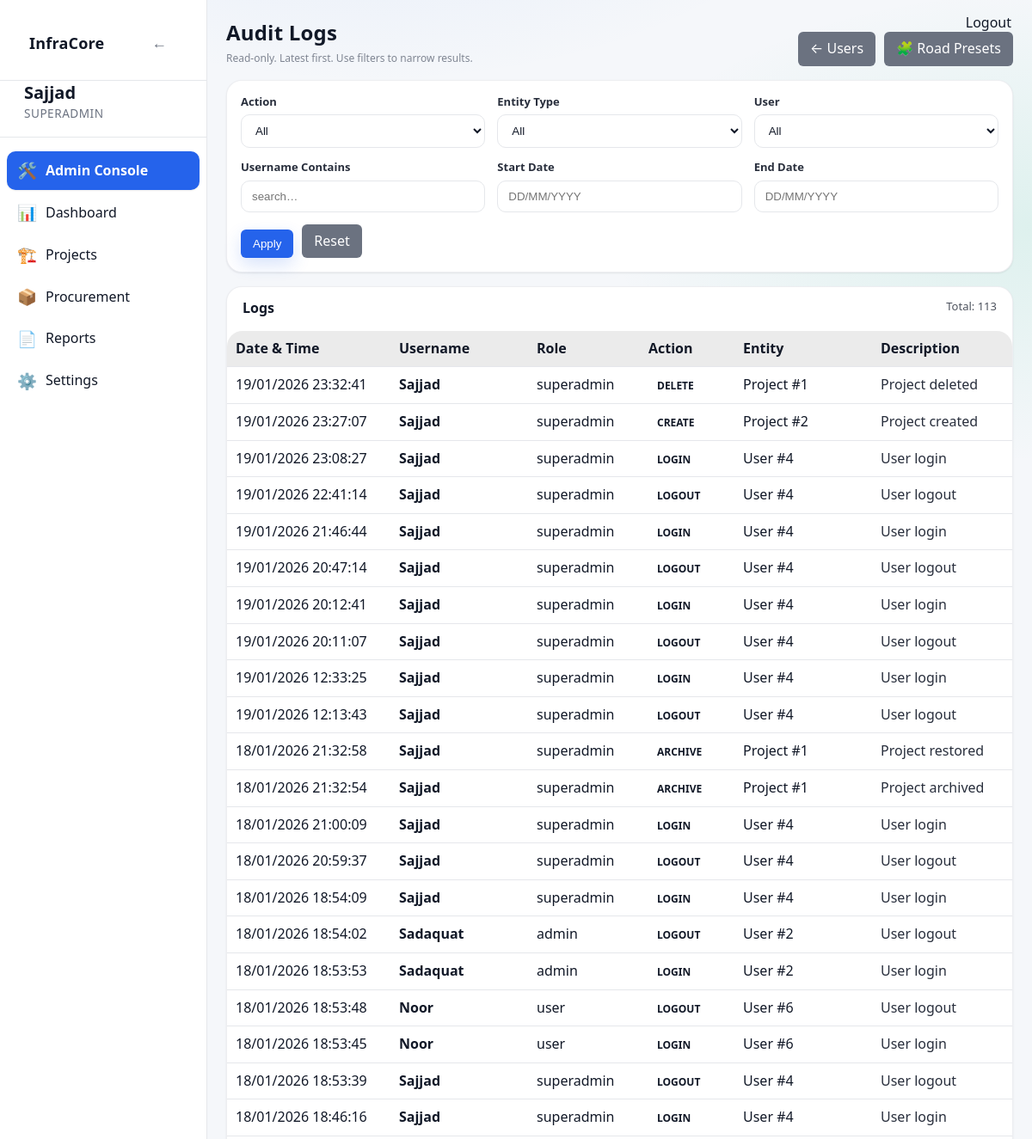
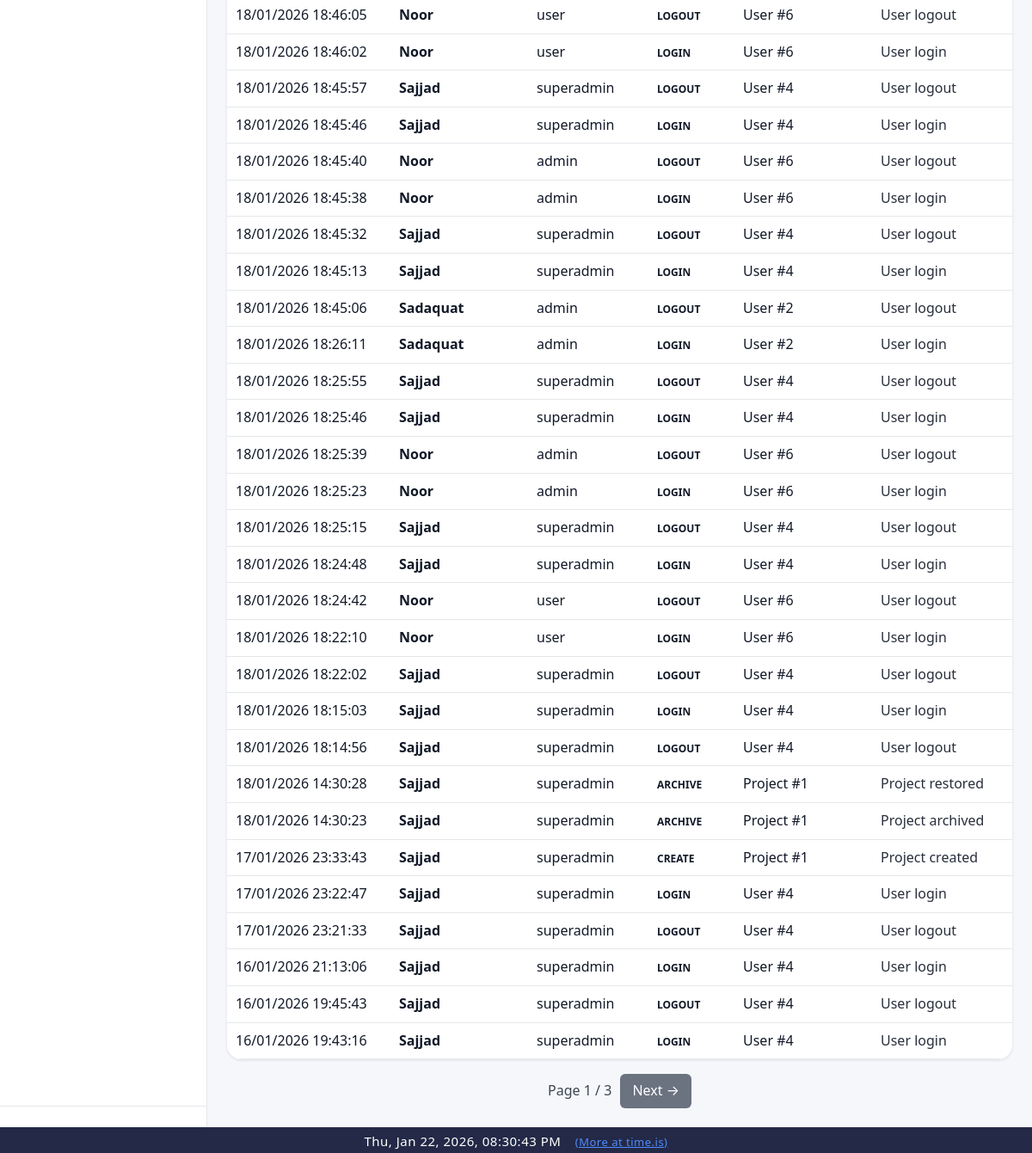
/admin/logs (signed in), run on an earlier commit of the app's database (2 pictures, top to bottom).
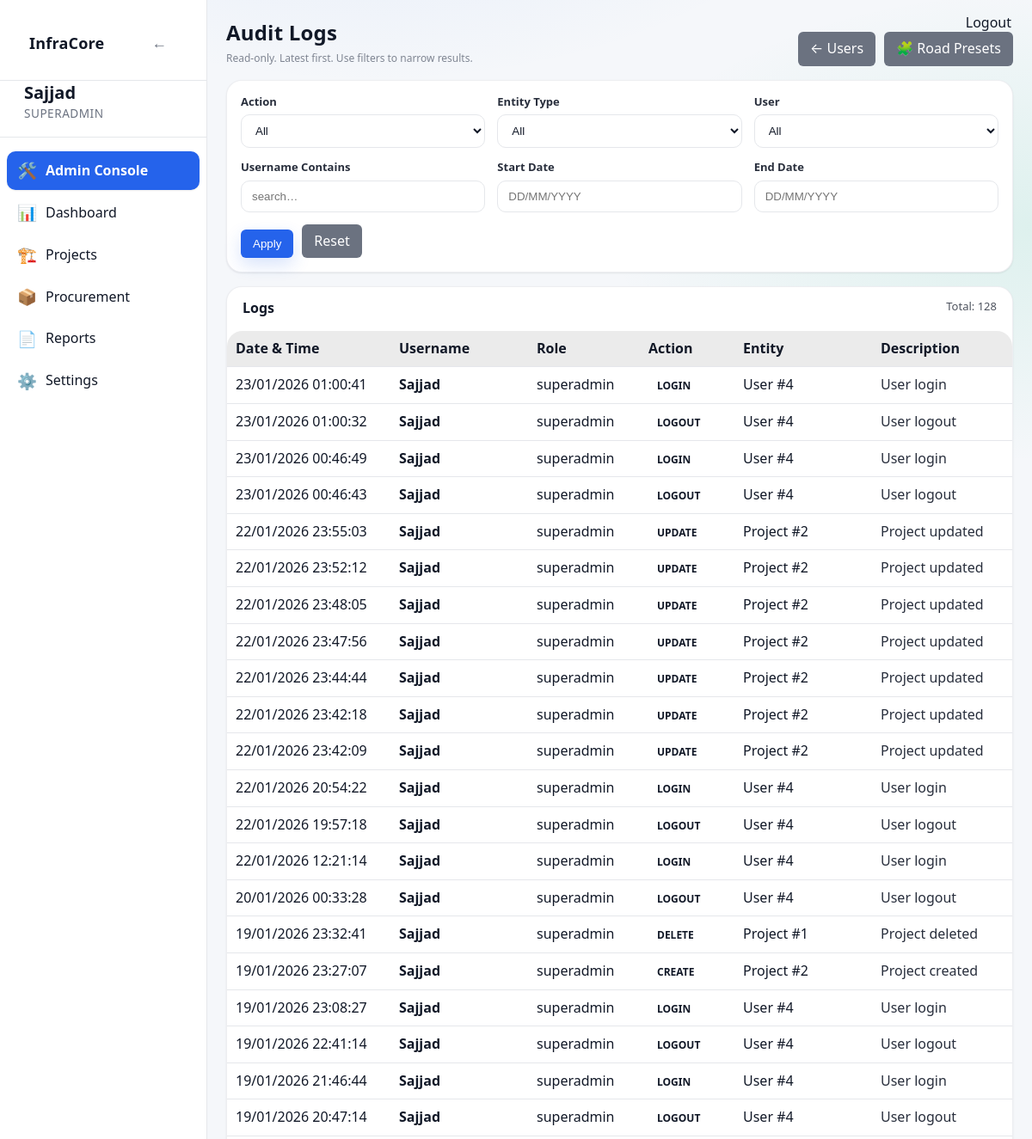
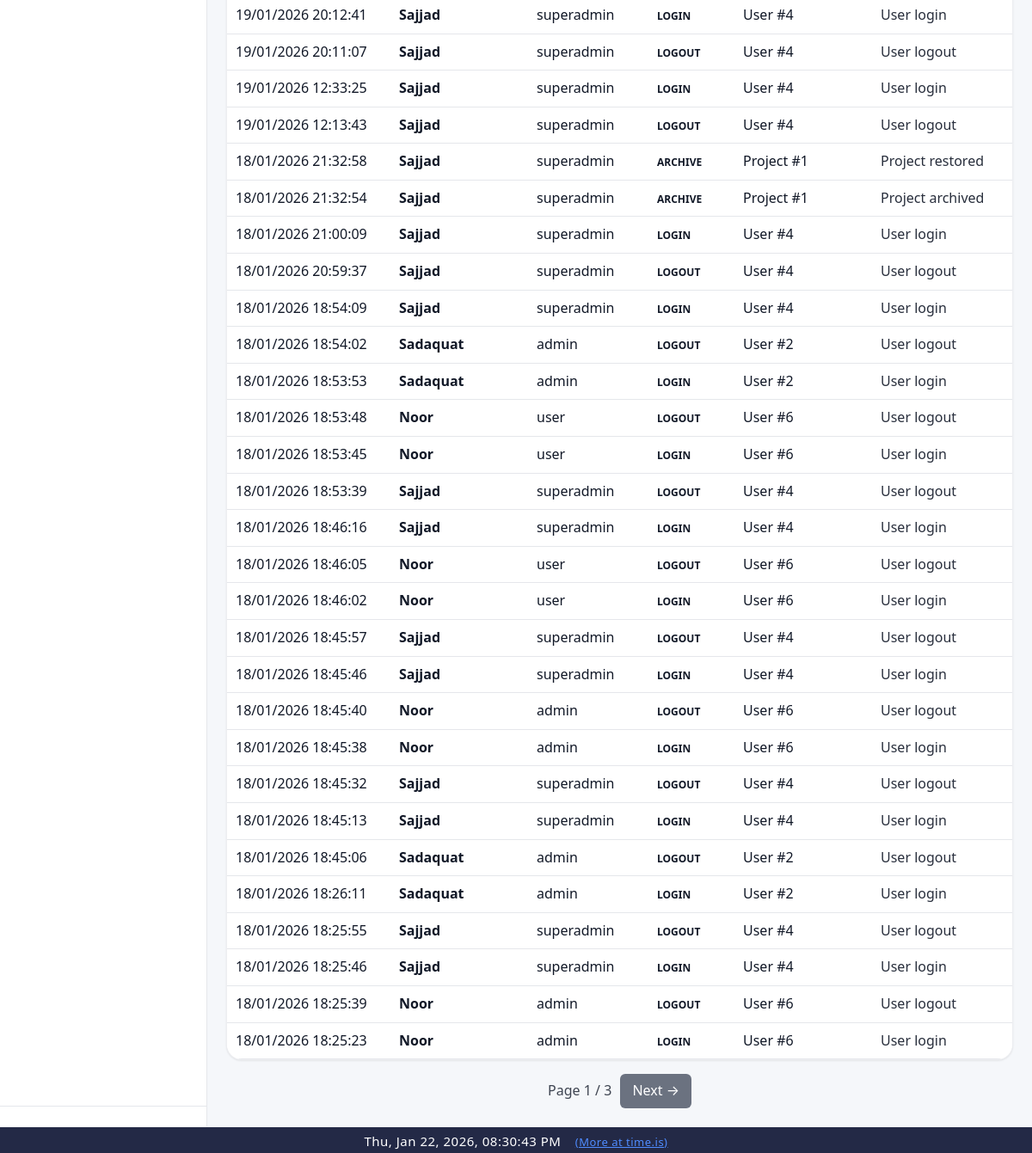
And on a later commit of the database (2 pictures, top to bottom).
### app/models/activity_log.py (models this page shows)
class ActivityLog(Base):
    __tablename__ = "activity_logs"
    __table_args__ = (
        Index("ix_activity_logs_created_at", "created_at"),
        Index("ix_activity_logs_user_id", "user_id"),
    )
    id = Column(Integer, primary_key=True, index=True)
    user_id = Column(Integer, ForeignKey("users.id"), nullable=True)
    username = Column(String(150), nullable=False)
    role = Column(String(50), nullable=True)
    action = Column(String(20), nullable=False)  # CREATE, UPDATE, DELETE, ARCHIVE, LOGIN, LOGOUT
    entity_type = Column(String(50), nullable=True)  # Project, Activity, Material, User, Execution
    entity_id = Column(Integer, nullable=True)
    description = Column(Text, nullable=True)
    old_value = Column(Text, nullable=True)  # JSON string
    new_value = Column(Text, nullable=True)  # JSON string
    ip_address = Column(String(64), nullable=True)
    created_at = Column(DateTime, default=datetime.utcnow, nullable=False)
    details = Column(String, nullable=True)
    timestamp = Column(DateTime, default=datetime.utcnow)

### app/routes/admin.py (the view)
@router.get("/logs", response_class=HTMLResponse)
def audit_logs_page(
    request: Request,
    page: int = 1,
    action: str | None = None,
    entity_type: str | None = None,
    user_id: Optional[str] = Query(None),
    username: str | None = None,
    start_date: str | None = None,
    end_date: str | None = None,
    db: Session = Depends(get_db),
):
    if user_id in (None, ""):
        user_id_int = None
    else:
        try:
            user_id_int = int(user_id)
        except Exception:
            user_id_int = None
    admin = admin_guard(request)
    if not admin:
        return RedirectResponse("/dashboard", status_code=302)
    page_size = 50
    page = max(page, 1)
    q = db.query(ActivityLog)
    if action:
        q = q.filter(ActivityLog.action == action)
    if entity_type:
        q = q.filter(ActivityLog.entity_type == entity_type)
    if user_id_int is not None:
        q = q.filter(ActivityLog.user_id == user_id_int)
    if username:
        q = q.filter(ActivityLog.username.ilike(f"%{username.strip()}%"))
    def _parse_d(s: str | None) -> date | None:
        if not s:
            return None
        try:
            return parse_date_ddmmyyyy_or_iso(str(s))
        except Exception:
            return None
    sd = _parse_d(start_date)
    ed = _parse_d(end_date)
    if sd:
        q = q.filter(ActivityLog.created_at >= datetime.combine(sd, time.min))
    if ed:
        q = q.filter(ActivityLog.created_at <= datetime.combine(ed, time.max))
    total = q.count()
    logs = (
        q.order_by(ActivityLog.created_at.desc())
        .offset((page - 1) * page_size)
        .limit(page_size)
        .all()
    )
    actions = [r[0] for r in db.query(ActivityLog.action).distinct().order_by(ActivityLog.action).all() if r and r[0]]
    entity_types = [r[0] for r in db.query(ActivityLog.entity_type).distinct().order_by(ActivityLog.entity_type).all() if r and r[0]]
    users = (
        db.query(ActivityLog.user_id, ActivityLog.username)
        .filter(ActivityLog.user_id.isnot(None))
        .distinct()
        .order_by(ActivityLog.username.asc())
        .all()
    )
    return templates.TemplateResponse(
        "admin/logs.html",
        {
            "request": request,
            "user": admin,
            "logs": logs,
            "page": page,
            "page_size": page_size,
            "total": total,
            "actions": actions,
            "entity_types": entity_types,
            "users": users,
            "filters": {
                "action": action or "",
                "entity_type": entity_type or "",
                "user_id": user_id if user_id is not None else "",
                "username": username or "",
                "start_date": start_date or "",
                "end_date": end_date or "",
            },
        },
    )

### app/templates/admin/logs.html (shortened to what the changed rows need)
{% extends "base.html" %}
{% block content %}
<div class="page-header" style="display:flex;justify-content:space-between;align-items:flex-end;gap:12px;flex-wrap:wrap;margin-bottom:16px">
    <div>
        <h1 class="page-title" style="margin-bottom:6px">Audit Logs</h1>
    </div>
</div>
<div class="card" style="padding:0">
    <div style="padding:14px 18px;border-bottom:1px solid rgba(255,255,255,0.08);display:flex;justify-content:space-between;gap:12px;flex-wrap:wrap">
        <strong>Logs</strong>
        <span style="opacity:0.75;font-size:13px">
            Total: {{ total }}
        </span>
    </div>
    <table class="table" style="margin:0">
        <thead>
            <tr style="background:rgba(255,255,255,0.04)">
                <th style="width:170px">Date &amp; Time</th>
                <th style="width:140px">Username</th>
                <th style="width:110px">Role</th>
                <th style="width:90px">Action</th>
                <th style="width:140px">Entity</th>
                <th>Description</th>
            </tr>
        </thead>
        <tbody>
            {% if logs and logs|length > 0 %}
                {% for l in logs %}
                    <tr style="border-bottom:1px solid rgba(255,255,255,0.05)">
                        <td style="white-space:nowrap">{{ l.created_at|local_dt('Asia/Kolkata') }}</td>
                        <td><strong>{{ l.username }}</strong></td>
                        <td>{{ l.role or "" }}</td>
                        <td>
                            <span class="badge badge-info">{{ l.action }}</span>
                        </td>
                        <td>
                            {{ l.entity_type or "" }}
                            {% if l.entity_id %}
                                #{{ l.entity_id }}
                            {% endif %}
                        </td>
                        <td style="opacity:0.9">{{ l.description or l.details or "" }}</td>
                    </tr>
                {% endfor %}
            {% else %}
                <tr>
                    <td colspan="6" style="padding:24px;text-align:center;opacity:0.75">
                        No audit logs found for the selected filters.
                    </td>
                </tr>
            {% endif %}
        </tbody>
    </table>
</div>
{% set total_pages = (total // page_size) + (1 if total % page_size else 0) %}
{% endblock %}

What changed in the data, as far as the page shows it:
no longer on this page (row unchanged): ActivityLog: created_at|local_dt "18/01/2026 18:25:15", username "Sajjad", role "superadmin", action "LOGOUT", entity_type "User", entity_id "4", description "User logout"
no longer on this page (row unchanged): ActivityLog: created_at|local_dt "18/01/2026 18:24:48", username "Sajjad", role "superadmin", action "LOGIN", entity_type "User", entity_id "4", description "User login"
no longer on this page (row unchanged): ActivityLog: created_at|local_dt "18/01/2026 18:24:42", username "Noor", role "user", action "LOGOUT", entity_type "User", entity_id "6", description "User logout"
no longer on this page (row unchanged): ActivityLog: created_at|local_dt "18/01/2026 18:22:10", username "Noor", role "user", action "LOGIN", entity_type "User", entity_id "6", description "User login"
no longer on this page (row unchanged): ActivityLog: created_at|local_dt "18/01/2026 18:22:02", username "Sajjad", role "superadmin", action "LOGOUT", entity_type "User", entity_id "4", description "User logout"
no longer on this page (row unchanged): ActivityLog: created_at|local_dt "18/01/2026 18:15:03", username "Sajjad", role "superadmin", action "LOGIN", entity_type "User", entity_id "4", description "User login"
no longer on this page (row unchanged): ActivityLog: created_at|local_dt "18/01/2026 18:14:56", username "Sajjad", role "superadmin", action "LOGOUT", entity_type "User", entity_id "4", description "User logout"
no longer on this page (row unchanged): ActivityLog: created_at|local_dt "18/01/2026 14:30:28", username "Sajjad", role "superadmin", action "ARCHIVE", entity_type "Project", entity_id "1", description "Project restored"
no longer on this page (row unchanged): ActivityLog: created_at|local_dt "18/01/2026 14:30:23", username "Sajjad", role "superadmin", action "ARCHIVE", entity_type "Project", entity_id "1", description "Project archived"
no longer on this page (row unchanged): ActivityLog: created_at|local_dt "17/01/2026 23:33:43", username "Sajjad", role "superadmin", action "CREATE", entity_type "Project", entity_id "1", description "Project created"
no longer on this page (row unchanged): ActivityLog: created_at|local_dt "17/01/2026 23:22:47", username "Sajjad", role "superadmin", action "LOGIN", entity_type "User", entity_id "4", description "User login"
no longer on this page (row unchanged): ActivityLog: created_at|local_dt "17/01/2026 23:21:33", username "Sajjad", role "superadmin", action "LOGOUT", entity_type "User", entity_id "4", description "User logout"
no longer on this page (row unchanged): ActivityLog: created_at|local_dt "16/01/2026 21:13:06", username "Sajjad", role "superadmin", action "LOGIN", entity_type "User", entity_id "4", description "User login"
no longer on this page (row unchanged): ActivityLog: created_at|local_dt "16/01/2026 19:45:43", username "Sajjad", role "superadmin", action "LOGOUT", entity_type "User", entity_id "4", description "User logout"
no longer on this page (row unchanged): ActivityLog: created_at|local_dt "16/01/2026 19:43:16", username "Sajjad", role "superadmin", action "LOGIN", entity_type "User", entity_id "4", description "User login"
added ActivityLog: created_at|local_dt "23/01/2026 01:00:41", username "Sajjad", role "superadmin", action "LOGIN", entity_type "User", entity_id "4", description "User login"
added ActivityLog: created_at|local_dt "23/01/2026 01:00:32", username "Sajjad", role "superadmin", action "LOGOUT", entity_type "User", entity_id "4", description "User logout"
added ActivityLog: created_at|local_dt "23/01/2026 00:46:49", username "Sajjad", role "superadmin", action "LOGIN", entity_type "User", entity_id "4", description "User login"
added ActivityLog: created_at|local_dt "23/01/2026 00:46:43", username "Sajjad", role "superadmin", action "LOGOUT", entity_type "User", entity_id "4", description "User logout"
added ActivityLog: created_at|local_dt "22/01/2026 23:55:03", username "Sajjad", role "superadmin", action "UPDATE", entity_type "Project", entity_id "2", description "Project updated"
added ActivityLog: created_at|local_dt "22/01/2026 23:52:12", username "Sajjad", role "superadmin", action "UPDATE", entity_type "Project", entity_id "2", description "Project updated"
added ActivityLog: created_at|local_dt "22/01/2026 23:48:05", username "Sajjad", role "superadmin", action "UPDATE", entity_type "Project", entity_id "2", description "Project updated"
added ActivityLog: created_at|local_dt "22/01/2026 23:47:56", username "Sajjad", role "superadmin", action "UPDATE", entity_type "Project", entity_id "2", description "Project updated"
added ActivityLog: created_at|local_dt "22/01/2026 23:44:44", username "Sajjad", role "superadmin", action "UPDATE", entity_type "Project", entity_id "2", description "Project updated"
added ActivityLog: created_at|local_dt "22/01/2026 23:42:18", username "Sajjad", role "superadmin", action "UPDATE", entity_type "Project", entity_id "2", description "Project updated"
added ActivityLog: created_at|local_dt "22/01/2026 23:42:09", username "Sajjad", role "superadmin", action "UPDATE", entity_type "Project", entity_id "2", description "Project updated"
added ActivityLog: created_at|local_dt "22/01/2026 20:54:22", username "Sajjad", role "superadmin", action "LOGIN", entity_type "User", entity_id "4", description "User login"
added ActivityLog: created_at|local_dt "22/01/2026 19:57:18", username "Sajjad", role "superadmin", action "LOGOUT", entity_type "User", entity_id "4", description "User logout"
added ActivityLog: created_at|local_dt "22/01/2026 12:21:14", username "Sajjad", role "superadmin", action "LOGIN", entity_type "User", entity_id "4", description "User login"
added ActivityLog: created_at|local_dt "20/01/2026 00:33:28", username "Sajjad", role "superadmin", action "LOGOUT", entity_type "User", entity_id "4", description "User logout"
Also different on the page:
{{ total }}: "113" → "128"
